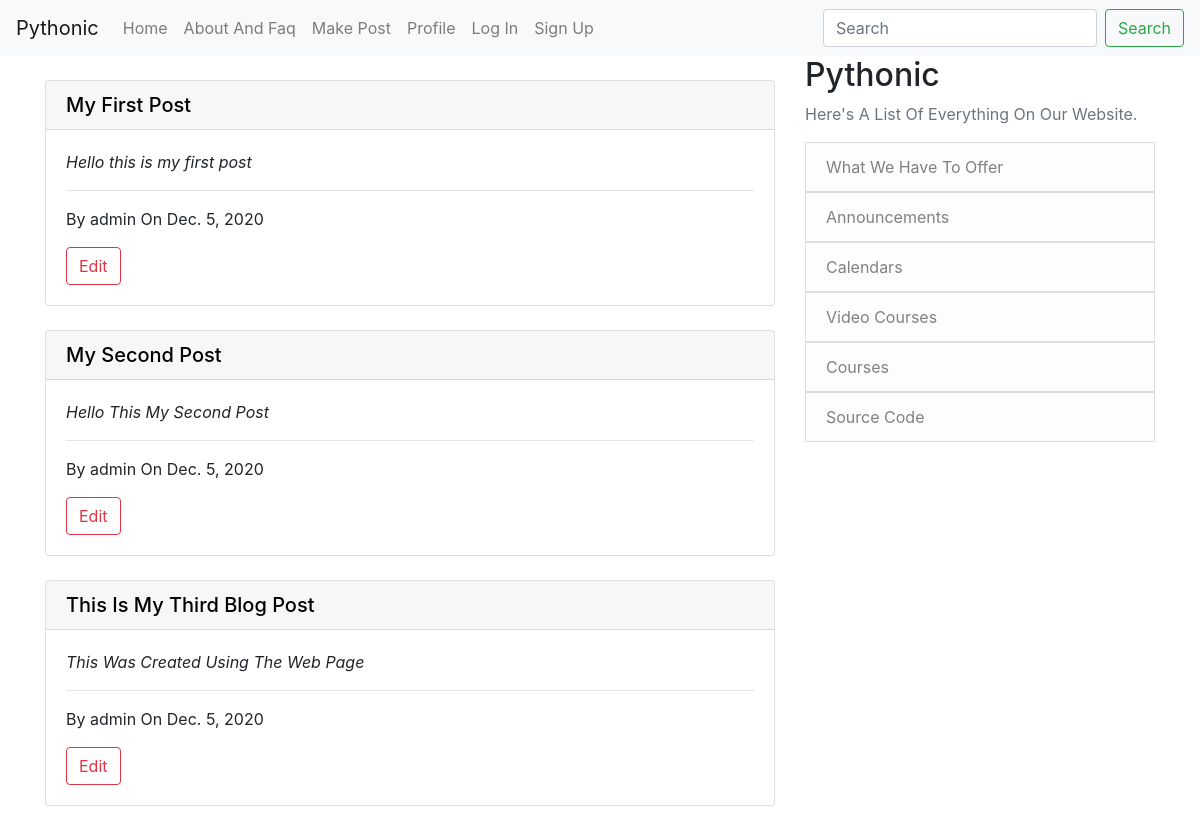
The app's page /, older data.
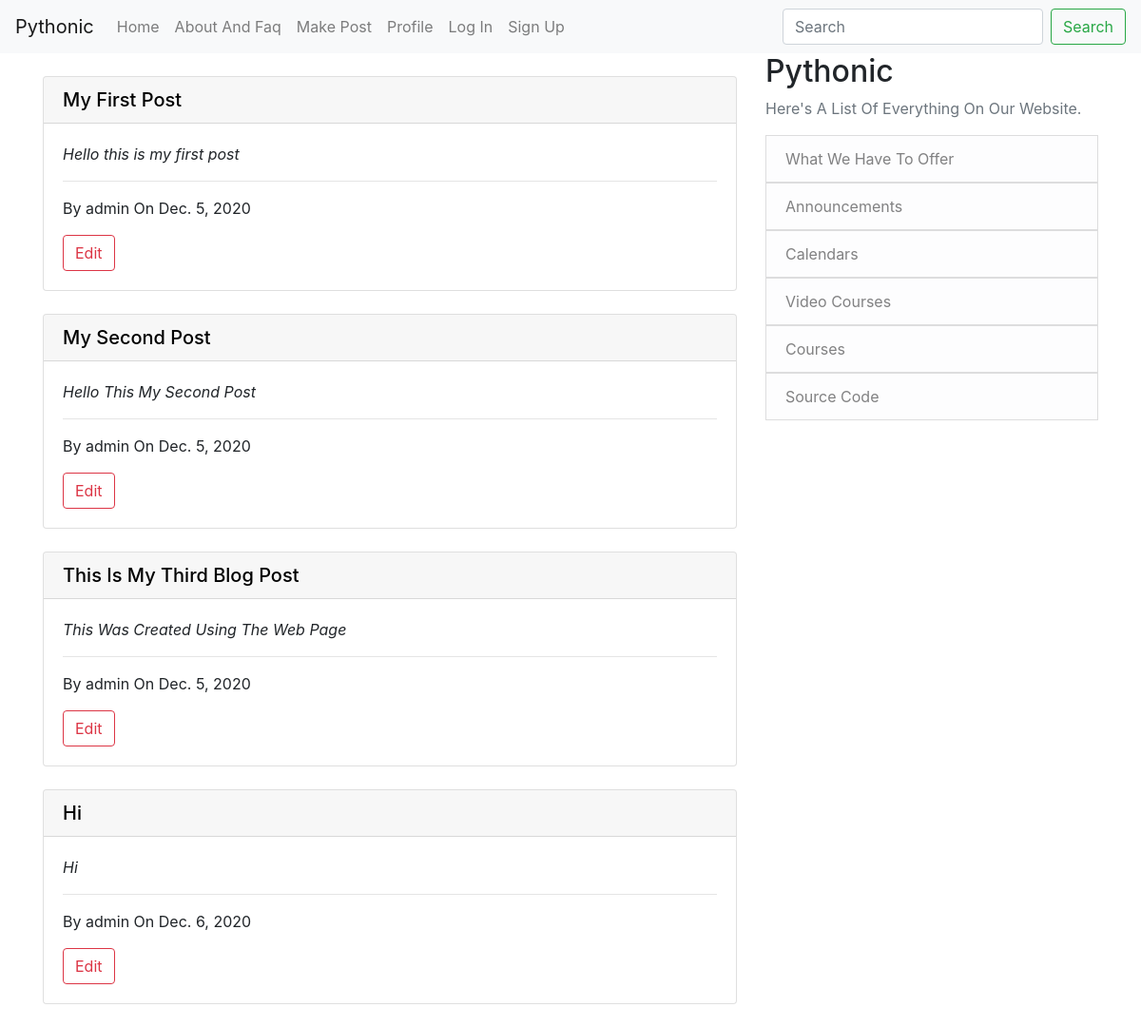
The same page, newer data.
### App/models.py (models this page shows, shortened)
class Post(models.Model):
    title = models.CharField(max_length=120)
    author = models.ForeignKey(User, on_delete=models.CASCADE)
    context = models.TextField()
    date_created = models.DateField()

### App/views.py (the view)
# urls.py: path('', home_view.as_view(), name='home'),
class home_view(ListView):
    model = Post
    template_name = 'App/home.html'

### App/templates/App/home.html (shortened to what this page needs)
{% extends "App/base.html" %}
{% block content %}
<br>
{% for post in object_list %}
    <div class="card">
        <a href="{% url 'post_detail' post.pk %}" style="text-decoration: none; color: black">
            <h5 class="card-header">{{ post.title }}</h5>
        </a>
        <div class="card-body">
            <p class="card-text"><i>{{ post.context }}</i></p>
            <hr>
            <p class="card-text">By {{ post.author }} On {{ post.date_created }}</p>
            <a href="{% url 'post_edit' post.pk %}" type="button" class="btn btn-outline-danger">Edit</a>
        </div>
    </div>
    <br>
{% endfor %}
{% endblock %}

### App/templates/App/base.html (shortened to what this page needs)
{% load static %}
<!DOCTYPE html>
<html lang="en">
<head>
    <link rel="stylesheet" href="https://cdn.jsdelivr.net/npm/bootstrap@4.5.3/dist/css/bootstrap.min.css">
</head>
<body>
    <nav class="navbar navbar-expand-lg navbar-light bg-light">
        <a class="navbar-brand" href="/">Pythonic</a>
        <div class="collapse navbar-collapse" id="navbarSupportedContent">
          <ul class="navbar-nav mr-auto">
            <li class="nav-item">
              <a class="nav-link" href="/">Home<span class="sr-only">(current)</span></a>
            </li>
            <li class="nav-item">
              <a class="nav-link" href="/about">About And Faq</a>
            </li>
            <li class="nav-item">
                <a class="nav-link" href="/make-post">Make Post</a>
            </li>
            <li class="nav-item">
                <a class="nav-link" href="/profile">Profile</a>
            </li>
            <li class="nav-item">
                <a class="nav-link" href="/login">Log In</a>
            </li>
            <li class="nav-item">
                <a class="nav-link" href="signup">Sign Up</a>
            </li>
          </ul>
          <form class="form-inline my-2 my-lg-0">
            <input class="form-control mr-sm-2" type="search" placeholder="Search" aria-label="Search">
            <button class="btn btn-outline-success my-2 my-sm-0" type="submit">Search</button>
          </form>
        </div>
      </nav>
      <main role="main" class="container">
        <div class="row">
          <div class="col-md-8">
            {% block content %}{% endblock %}
          </div>
          <div class="col-md-4">
            <div class="content-section">
              <h2>Pythonic</h2>
              <p class='text-muted'>Here's A List Of Everything On Our Website.
                <ul class="list-group">
                  <a href="/about" style="text-decoration: none;"><li class="list-group-item list-group-item-light">What We Have To Offer</li></a>
                  <a href="/about" style="text-decoration: none;"><li class="list-group-item list-group-item-light">Announcements</li></a>
                  <a href="/about" style="text-decoration: none;"><li class="list-group-item list-group-item-light">Calendars</li></a>
                  <a href="/about" style="text-decoration: none;"><li class="list-group-item list-group-item-light">Video Courses</li></a>
                  <a href="/about" style="text-decoration: none;"><li class="list-group-item list-group-item-light">Courses</li></a>
                  <a href="/about" style="text-decoration: none;"><li class="list-group-item list-group-item-light">Source Code</li></a>
                </ul>
              </p>
            </div>
          </div>
        </div>
      </main>
</body>
</html>

Row changes from the older to the newer data that the page shows:
added Post: title "Hi", context "Hi", author "admin", date_created "Dec. 6, 2020"
